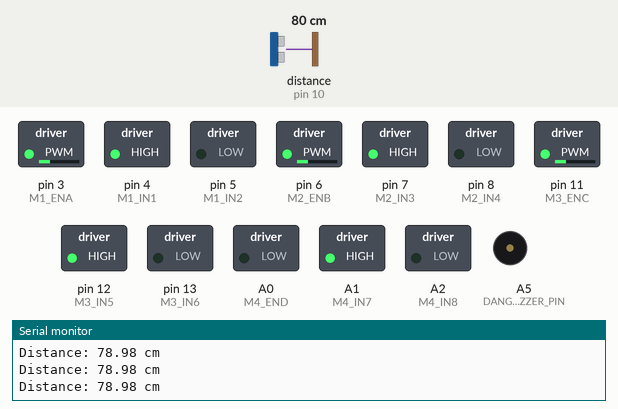
The sketch below on a simulated Arduino Uno, built with avr-gcc and run on an emulated ATmega328P. Parts: switched loads named in the sketch (green lamp = pin HIGH), buzzer (waves = sounding), the last lines printed to the serial monitor. Wiring (inferred from the names in the program): ultrasonic range finder: trigger pin 9; echo pin 10. Dashed ring = blinking. Inputs (shaded band) come from the test bench; at power-on: distance to the obstacle (sensor on pin 10) 80 cm. The echo pulse lasts 58.3 µs per cm; pins used as bus, display or sensor lines are not drawn.

Above: at 1.2 s.
1.3 s: distance to the obstacle (sensor on pin 10) set to 75 cm
2.8 s: distance to the obstacle (sensor on pin 10) set to 67 cm
At 2.9 s:
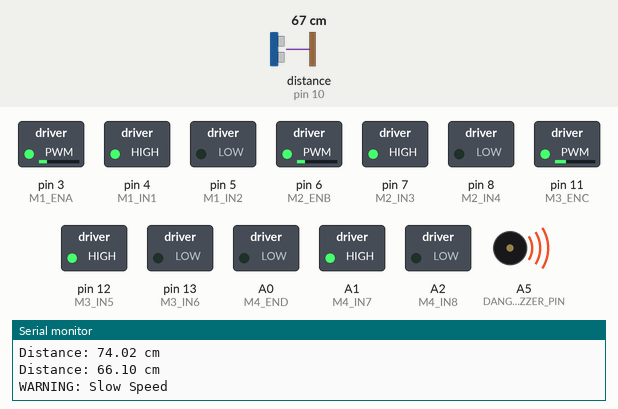
5.8 s: distance to the obstacle (sensor on pin 10) set to 33 cm
8.8 s: distance to the obstacle (sensor on pin 10) set to 28 cm
At 9.3 s:
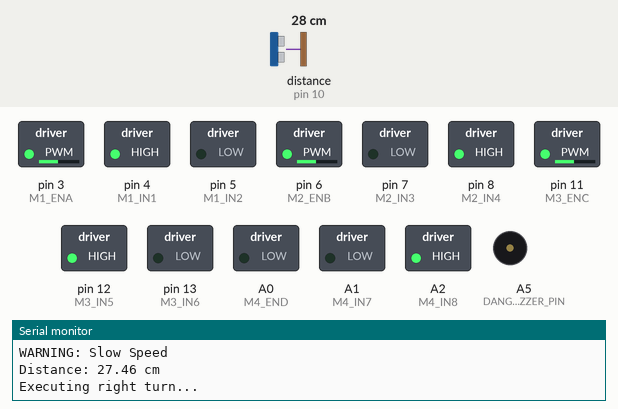
11.8 s: distance to the obstacle (sensor on pin 10) set to 250 cm
At 13.4 s:
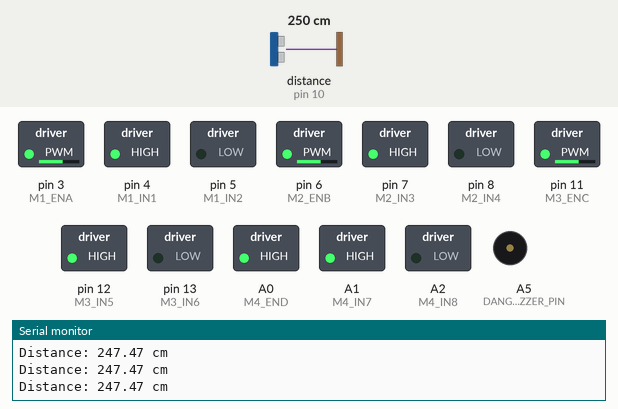
13.7 s: distance to the obstacle (sensor on pin 10) set to 206 cm
15.2 s: distance to the obstacle (sensor on pin 10) set to 198 cm
At 16.5 s:
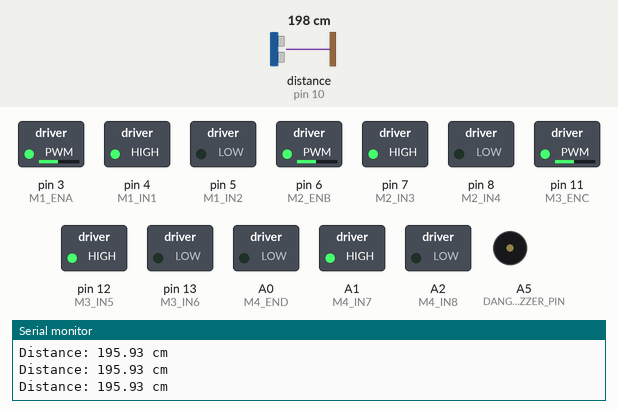
Timing chart, 0 to 17.8 s (numbered marks = the images above; inputs shaded):
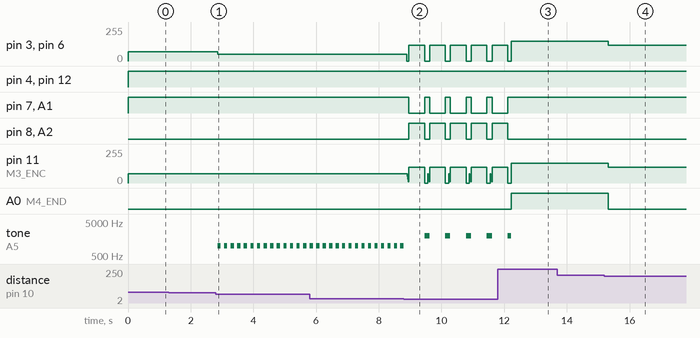

Measured:
- the behaviour switches between 71 and 70 cm on distance to the obstacle (sensor on pin 10) (found by bisection; images 0 and 1)
- the behaviour switches between 31 and 30 cm on distance to the obstacle (sensor on pin 10) (found by bisection; images 1 and 2)
- the behaviour switches between 203 and 202 cm on distance to the obstacle (sensor on pin 10) (found by bisection; images 3 and 4)
- after the input at 2.8 s, pin 3 (M1_ENA), pin 6 (M2_ENB): 70/255 → 50/255 after 0.06 s; tone on A5 (DANGER_BUZZER_PIN): alternates 1000 Hz for 0.11 s and silent for 0.11 s, starting after 0.06 s
- after the input at 8.8 s, pin 3 (M1_ENA), pin 6 (M2_ENB): 50/255 → 0/255 after 0.10 s, then repeats every 0.66 s: 120/255 0.50 s, 0/255 0.16 s
- after the input at 11.8 s, pin 7 (M2_IN3), A1 (M4_IN7): goes on until 12.1 s, then stays HIGH; pin 8 (M2_IN4), A2 (M4_IN8): goes on until 12.1 s, then stays LOW; A0 (M4_END): LOW → HIGH after 0.43 s
- after the input at 15.2 s, pin 3 (M1_ENA), pin 6 (M2_ENB), pin 11 (M3_ENC): 150/255 → 120/255 after 0.11 s; A0 (M4_END): HIGH → LOW after 0.11 s

The sketch:

car3-avoidance.ino
```cpp
// Ultrasonic Sensor Pins
#define TRIG_PIN 9
#define ECHO_PIN 10

// Motor Control Pins (One L298N per motor)
#define M1_ENA 3   // Front Left PWM
#define M1_IN1 4
#define M1_IN2 5

#define M2_ENB 6   // Front Right PWM
#define M2_IN3 7
#define M2_IN4 8

#define M3_ENC 11  // Rear Left PWM
#define M3_IN5 12
#define M3_IN6 13

#define M4_END A0  // Rear Right PWM
#define M4_IN7 A1
#define M4_IN8 A2

// Buzzer Pin (NEW)
#define DANGER_BUZZER_PIN A5

// Speed Parameters
#define FULL_SPEED 150
#define MEDIUM_SPEED 70
#define SLOW_SPEED 50
#define TURN_SPEED 120  // Speed for turning
#define STOP 0

// Distance Thresholds (cm)
#define FAR_DIST 200
#define MID_DIST 140
#define WARNING_DIST 70
#define DANGER_DIST 30

// Buzzer Parameters (NEW)
#define BUZZER_FREQ_WARNING 1000  // 1kHz for warning
#define BUZZER_FREQ_DANGER 2000   // 1.5kHz for danger
#define BUZZER_ON_TIME 100        // 100ms beep
#define BUZZER_OFF_TIME 50        // 50ms pause

// Turn duration (ms)
#define TURN_DURATION 500  // How long to turn right

void setup() {
  Serial.begin(9600);

  // Initialize motor pins
  pinMode(M1_ENA, OUTPUT); pinMode(M1_IN1, OUTPUT); pinMode(M1_IN2, OUTPUT);
  pinMode(M2_ENB, OUTPUT); pinMode(M2_IN3, OUTPUT); pinMode(M2_IN4, OUTPUT);
  pinMode(M3_ENC, OUTPUT); pinMode(M3_IN5, OUTPUT); pinMode(M3_IN6, OUTPUT);
  pinMode(M4_END, OUTPUT); pinMode(M4_IN7, OUTPUT); pinMode(M4_IN8, OUTPUT);

  // Ultrasonic sensor
  pinMode(TRIG_PIN, OUTPUT);
  pinMode(ECHO_PIN, INPUT);

  // Danger buzzer (NEW)
  pinMode(DANGER_BUZZER_PIN, OUTPUT);

  allStop();
  Serial.println("4WD System - Right Turn on Stop");
}

void loop() {
  float distance = getDistance();
  Serial.print("Distance: "); Serial.print(distance); Serial.println(" cm");

  // Danger buzzer control (NEW)
  if (distance <= DANGER_DIST) {
    emergencyStop();
    turnRight();
    activateDangerBuzzer(true); // Continuous fast beeping
    Serial.println("! STOPPED & TURNING RIGHT !");
  }
  else if (distance <= WARNING_DIST) {
    setFrontMotors(SLOW_SPEED);
    setRearMotors(MEDIUM_SPEED);
    activateWarningBuzzer(); // Intermittent beeping
    Serial.println("WARNING: Slow Speed");
  }
  else {
    setAllMotors(distance <= MID_DIST ? MEDIUM_SPEED :
                (distance <= FAR_DIST ? FULL_SPEED * 0.8 : FULL_SPEED));
    noTone(DANGER_BUZZER_PIN); // Turn off buzzer
  }

  // Set all motors forward
  setAllDirections(HIGH, LOW);
  delay(100);
}

// NEW: Danger buzzer function (continuous fast beep)
void activateDangerBuzzer(bool enable) {
  if(enable) {
    tone(DANGER_BUZZER_PIN, BUZZER_FREQ_DANGER);
  } else {
    noTone(DANGER_BUZZER_PIN);
  }
}

// NEW: Warning buzzer function (intermittent beep)
void activateWarningBuzzer() {
  static unsigned long lastBuzzerTime = 0;
  static bool buzzerState = false;

  unsigned long currentMillis = millis();

  if(currentMillis - lastBuzzerTime >= (buzzerState ? BUZZER_ON_TIME : BUZZER_OFF_TIME)) {
    buzzerState = !buzzerState;
    if(buzzerState) {
      tone(DANGER_BUZZER_PIN, BUZZER_FREQ_WARNING);
    } else {
      noTone(DANGER_BUZZER_PIN);
    }
    lastBuzzerTime = currentMillis;
  }
}

// === EXISTING FUNCTIONS === //
void turnRight() {
  Serial.println("Executing right turn...");

  // Left motors forward
  digitalWrite(M1_IN1, HIGH); digitalWrite(M1_IN2, LOW);
  digitalWrite(M3_IN5, HIGH); digitalWrite(M3_IN6, LOW);

  // Right motors backward
  digitalWrite(M2_IN3, LOW); digitalWrite(M2_IN4, HIGH);
  digitalWrite(M4_IN7, LOW); digitalWrite(M4_IN8, HIGH);

  // Set turning speed
  analogWrite(M1_ENA, TURN_SPEED);
  analogWrite(M2_ENB, TURN_SPEED);
  analogWrite(M3_ENC, TURN_SPEED);
  analogWrite(M4_END, TURN_SPEED);

  delay(TURN_DURATION);
  allStop();
}

void setFrontMotors(int speed) {
  analogWrite(M1_ENA, speed);
  analogWrite(M2_ENB, speed);
}

void setRearMotors(int speed) {
  analogWrite(M3_ENC, speed);
  analogWrite(M4_END, speed);
}

void setAllMotors(int speed) {
  setFrontMotors(speed);
  setRearMotors(speed);
}

void setAllDirections(bool dir1, bool dir2) {
  digitalWrite(M1_IN1, dir1); digitalWrite(M1_IN2, dir2);
  digitalWrite(M2_IN3, dir1); digitalWrite(M2_IN4, dir2);
  digitalWrite(M3_IN5, dir1); digitalWrite(M3_IN6, dir2);
  digitalWrite(M4_IN7, dir1); digitalWrite(M4_IN8, dir2);
}

void allStop() {
  setAllMotors(STOP);
  setAllDirections(LOW, LOW);
  noTone(DANGER_BUZZER_PIN); // NEW: Ensure buzzer stops when car stops
}

void emergencyStop() {
  setFrontMotors(STOP);
  for (int i = MEDIUM_SPEED; i >= STOP; i -= 20) {
    setRearMotors(i);
    delay(15);
  }
  allStop();
}

float getDistance() {
  digitalWrite(TRIG_PIN, LOW);
  delayMicroseconds(2);
  digitalWrite(TRIG_PIN, HIGH);
  delayMicroseconds(10);
  digitalWrite(TRIG_PIN, LOW);
  return pulseIn(ECHO_PIN, HIGH) * 0.034 / 2;
}
```
